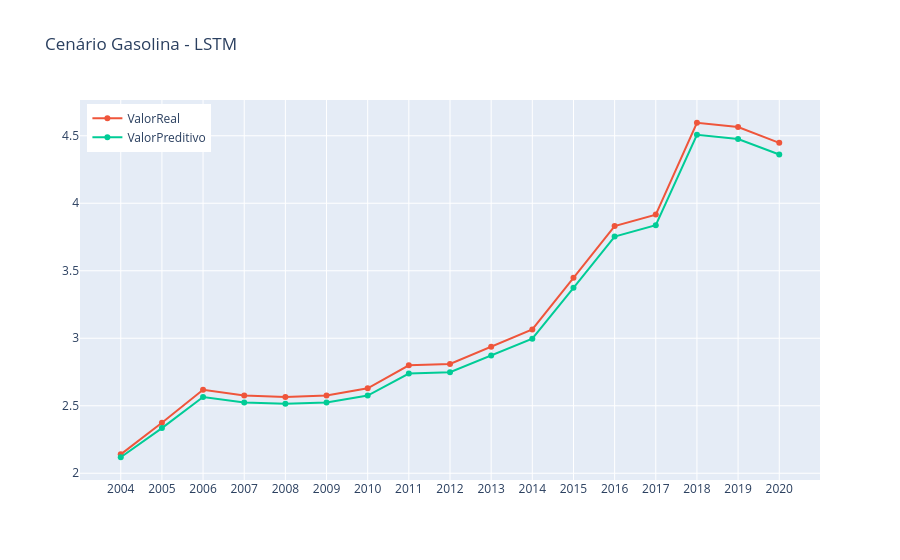

The cell this chart's notebook holds for it:
### Code cell
interactive_plot(df_predicao_LSTM, "Cenário Gasolina - LSTM")

### Figure 1 — Plotly figure (JSON) as saved in the notebook; plotly's stock layout.template omitted (floating-point values rounded to 4 significant figures)
{"data": [{"hovertemplate": "<extra></extra>", "legendgroup": "", "line": {"color": "#636efa", "dash": "solid"}, "marker": {"symbol": "circle"}, "mode": "lines", "name": "", "orientation": "v", "showlegend": false, "type": "scatter", "xaxis": "x", "yaxis": "y"}, {"name": "ValorReal", "type": "scatter", "x": ["2004", "2005", "2006", "2007", "2008", "2009", "2010", "2011", "2012", "2013", "2014", "2015", "2016", "2017", "2018", "2019", "2020"], "y": [2.14, 2.374, 2.619, 2.576, 2.565, 2.576, 2.629, 2.799, 2.81, 2.938, 3.065, 3.448, 3.831, 3.916, 4.596, 4.564, 4.447]}, {"name": "ValorPreditivo", "type": "scatter", "x": ["2004", "2005", "2006", "2007", "2008", "2009", "2010", "2011", "2012", "2013", "2014", "2015", "2016", "2017", "2018", "2019", "2020"], "y": [2.118, 2.334, 2.565, 2.525, 2.515, 2.525, 2.575, 2.739, 2.749, 2.872, 2.997, 3.374, 3.753, 3.838, 4.507, 4.476, 4.362]}], "layout": {"legend": {"tracegroupgap": 0, "x": 0.01, "xanchor": "left", "y": 0.99, "yanchor": "top"}, "title": {"text": "Cenário Gasolina - LSTM"}, "xaxis": {"anchor": "y", "domain": [0, 1]}, "yaxis": {"anchor": "x", "domain": [0, 1]}}}
